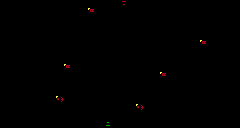

Tiled map render using the project's own tile images. Description and the whole map definition, tile-layer contents included, below:
An orthogonal 30x16 tile map with 8x8 px tiles, 3 tile layers (Geometry, Spawns, Background).

<map version="1.10" tiledversion="1.11.0" orientation="orthogonal" renderorder="right-down" width="30" height="16" tilewidth="8" tileheight="8" infinite="0" nextlayerid="4" nextobjectid="1">
 <tileset firstgid="1" source="Project/RoomShaper.tsx" />
 <layer id="1" name="Geometry" width="30" height="16">
  <data encoding="csv">
1,1,1,1,1,1,1,1,0,0,0,0,0,0,0,7,0,0,0,0,0,0,0,0,0,0,0,0,1,1,
1,1,1,1,1,1,1,1,4,0,0,0,0,0,0,2,0,0,0,0,0,0,0,0,0,0,0,0,1,1,
1,1,1,1,1,1,1,1,1,1,1,1,1,4,0,2,0,0,0,0,0,0,0,0,3,1,1,1,1,1,
1,1,1,1,1,1,1,1,1,1,1,1,1,1,0,2,0,0,0,0,0,0,0,0,1,1,1,1,1,1,
1,1,1,1,1,1,1,1,1,1,1,1,1,1,0,2,0,0,0,0,0,0,0,0,0,0,0,0,0,0,
0,0,0,0,0,0,1,1,1,1,1,1,1,1,0,2,0,0,0,0,0,0,0,0,0,0,0,0,0,0,
0,0,0,0,0,0,0,0,0,0,1,1,1,1,1,1,1,1,1,1,1,1,1,1,1,1,1,1,1,4,
1,1,4,0,0,0,0,0,0,0,0,0,0,0,0,0,0,0,0,0,0,0,1,1,1,1,1,1,1,1,
1,1,1,1,1,1,4,0,0,0,0,0,0,0,0,0,0,0,0,0,0,0,0,0,0,1,1,1,1,1,
1,1,1,1,1,1,1,1,1,1,1,1,1,2,1,1,1,1,4,0,0,0,0,0,0,0,1,1,1,1,
1,1,1,1,1,1,1,1,1,1,1,1,1,2,1,1,1,1,1,1,1,1,4,0,0,0,1,1,1,1,
1,1,1,1,1,1,1,0,0,0,0,0,0,2,1,1,1,1,1,1,1,1,1,1,2,0,1,1,1,1,
1,1,1,1,1,1,1,0,0,0,0,0,0,2,0,0,0,0,1,1,1,1,1,1,2,0,1,1,1,1,
1,1,1,1,1,1,1,1,1,1,1,1,1,2,0,0,0,0,1,1,1,1,1,1,2,0,1,1,1,1,
1,1,1,1,1,1,1,1,1,1,1,1,1,2,1,1,1,1,1,1,1,1,1,1,2,0,1,1,1,1,
1,1,1,1,1,1,1,1,1,1,1,1,1,6,1,1,1,1,1,1,1,1,1,1,2,0,1,1,1,1
</data>
 </layer>
 <layer id="2" name="Spawns" width="30" height="16">
  <data encoding="csv">
0,0,0,0,0,0,0,0,0,0,0,0,0,0,0,0,0,0,0,0,0,0,0,0,0,0,0,0,0,0,
0,0,0,0,0,0,0,0,0,0,0,26,0,0,0,0,0,0,0,0,0,0,0,0,0,0,0,0,0,0,
0,0,0,0,0,0,0,0,0,0,0,0,0,0,0,0,0,0,0,0,0,0,0,0,0,0,0,0,0,0,
0,0,0,0,0,0,0,0,0,0,0,0,0,0,0,0,0,0,0,0,0,0,0,0,0,0,0,0,0,0,
0,0,0,0,0,0,0,0,0,0,0,0,0,0,0,0,0,0,0,0,0,0,0,0,0,0,0,0,0,0,
0,0,0,0,0,0,0,0,0,0,0,0,0,0,0,0,0,0,0,0,0,0,0,0,0,26,0,0,0,0,
0,0,0,0,0,0,0,0,0,0,0,0,0,0,0,0,0,0,0,0,0,0,0,0,0,0,0,0,0,0,
0,0,0,0,0,0,0,0,0,0,0,0,0,0,0,0,0,0,0,0,0,0,0,0,0,0,0,0,0,0,
0,0,0,0,0,0,0,0,26,0,0,0,0,0,0,0,0,0,0,0,0,0,0,0,0,0,0,0,0,0,
0,0,0,0,0,0,0,0,0,0,0,0,0,0,0,0,0,0,0,0,26,0,0,0,0,0,0,0,0,0,
0,0,0,0,0,0,0,0,0,0,0,0,0,0,0,0,0,0,0,0,0,0,0,0,0,0,0,0,0,0,
0,0,0,0,0,0,0,0,0,0,0,0,0,0,0,0,0,0,0,0,0,0,0,0,0,0,0,0,0,0,
0,0,0,0,0,0,0,28,0,0,0,0,0,0,0,0,0,0,0,0,0,0,0,0,0,0,0,0,0,0,
0,0,0,0,0,0,0,0,0,0,0,0,0,0,0,0,0,28,0,0,0,0,0,0,0,0,0,0,0,0,
0,0,0,0,0,0,0,0,0,0,0,0,0,0,0,0,0,0,0,0,0,0,0,0,0,0,0,0,0,0,
0,0,0,0,0,0,0,0,0,0,0,0,0,0,0,0,0,0,0,0,0,0,0,0,0,0,0,0,0,0
</data>
 </layer>
 <layer id="3" name="Background" width="30" height="16">
  <data encoding="csv">
0,0,0,0,0,0,0,0,0,0,0,0,0,0,0,0,0,0,0,0,0,0,0,0,0,0,0,0,0,0,
0,0,0,0,0,0,0,0,0,0,0,0,0,0,0,0,0,0,0,0,0,0,0,0,0,0,0,0,0,0,
0,0,0,0,0,0,0,0,0,0,0,0,0,0,0,0,0,0,0,0,0,0,0,0,0,0,0,0,0,0,
0,0,0,0,0,0,0,0,0,0,0,0,0,0,0,0,0,0,0,0,0,0,0,0,0,0,0,0,0,0,
0,0,0,0,0,0,0,0,0,0,0,0,0,0,0,0,0,0,0,0,0,0,0,0,0,0,0,0,0,0,
0,0,0,0,0,0,0,0,0,0,0,0,0,0,0,0,0,0,0,0,0,0,0,0,0,0,0,0,0,0,
0,0,0,0,0,0,0,0,0,0,0,0,0,0,0,0,0,0,0,0,0,0,0,0,0,0,0,0,0,0,
0,0,0,0,0,0,0,0,0,0,0,0,0,0,0,0,0,0,0,0,0,0,0,0,0,0,0,0,0,0,
0,0,0,0,0,0,0,0,0,0,0,0,0,0,0,0,0,0,0,0,0,0,0,0,0,0,0,0,0,0,
0,0,0,0,0,0,0,0,0,0,0,0,0,0,0,0,0,0,0,0,0,0,0,0,0,0,0,0,0,0,
0,0,0,0,0,0,0,0,0,0,0,0,0,0,0,0,0,0,0,0,0,0,0,0,0,0,0,0,0,0,
0,0,0,0,0,0,0,0,0,0,0,0,0,0,0,0,0,0,0,0,0,0,0,0,0,0,0,0,0,0,
0,0,0,0,0,0,0,0,0,0,0,0,0,0,0,0,0,0,0,0,0,0,0,0,0,0,0,0,0,0,
0,0,0,0,0,0,0,0,0,0,0,0,0,0,0,0,0,0,0,0,0,0,0,0,0,0,0,0,0,0,
0,0,0,0,0,0,0,0,0,0,0,0,0,0,0,0,0,0,0,0,0,0,0,0,0,0,0,0,0,0,
0,0,0,0,0,0,0,0,0,0,0,0,0,0,0,0,0,0,0,0,0,0,0,0,0,0,0,0,0,0
</data>
 </layer>
</map>
